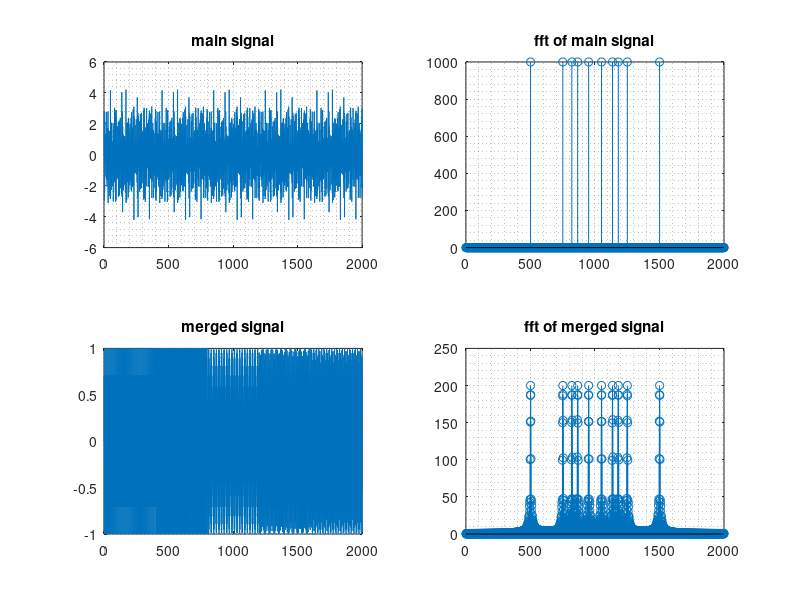

Recreate this plot in MATLAB. (Note: this script raises an error after producing the figure.)
clear;

fs = 400;
T = 5;
ts= 0:1/fs:T-1/fs;

f1 = 150;
f2 = 100;
f3 = 190;
f4 = 173;
f5 = 164;

% 5 freqs in signal
x0 = sin(2*pi*f1*ts)+sin(2*pi*f2*ts)+sin(2*pi*f3*ts)...
    +sin(2*pi*f4*ts)+sin(2*pi*f5*ts);
X0 = fft(x0);

figure('units','normalized','outerposition',[0 0 0.5 1]);
subplot(2,2,1);
plot(x0), grid minor, title('main signal');
subplot(2,2,2);
stem(abs(X0)), grid minor, title('fft of main signal');

% merged 5 signals
t1= 0 : 1/fs : 1-1/fs;
x(1:length(t1))=sin(2*pi*f1*t1);

t2= 1 : 1/fs : 2-1/fs;
x(length(t1) + 1 : ...
    length(t1) + length(t2))...
    = sin(2*pi*f2*t2);

t3= 2 : 1/fs : 3-1/fs;         
x((length(t1) + length(t2) + 1) : ...
    length(t1) + length(t2) + length(t3))...
    = sin(2*pi*f3*t3);

t4= 3 : 1/fs : 4-1/fs;         
x((length(t1) + length(t2) + length(t3) + 1) : ...
    length(t1) + length(t2) + length(t3) + length(t4))...
    = sin(2*pi*f4*t4);

t5= 4 : 1/fs : 5-1/fs;         
x((length(t1) + length(t2) + length(t3) + length(t4) + 1) : ...
    length(t1) + length(t2) + length(t3) + length(t4) + length(t5))...
    = sin(2*pi*f5*t5);

subplot(2,2,3);
plot(x), grid minor, title('merged signal');

X = fft(x);

subplot(2,2,4);
stem(abs(X)), grid minor, title('fft of merged signal');

[WX,freq] = wft(x,fs,'f0',0.2);

figure('units','normalized','outerposition',[0.5 0 0.5 1]);
srf = surf(ts, freq, abs(WX), 'FaceAlpha', 0.5);
colorbar;
set(srf, 'LineStyle', 'none');
xlabel('Time'); ylabel('Frequency'); zlabel('Amplitude');
